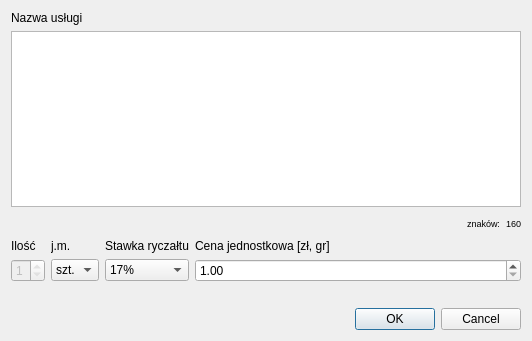
<?xml version="1.0" encoding="UTF-8"?>
<ui version="4.0">
 <class>Dialog</class>
 <widget class="QDialog" name="Dialog">
  <property name="geometry">
   <rect>
    <x>0</x>
    <y>0</y>
    <width>532</width>
    <height>341</height>
   </rect>
  </property>
  <property name="windowTitle">
   <string>Dialog</string>
  </property>
  <layout class="QGridLayout" name="gridLayout_3">
   <item row="0" column="0">
    <layout class="QGridLayout" name="gridLayout_2">
     <item row="0" column="0">
      <layout class="QVBoxLayout" name="verticalLayout">
       <item>
        <widget class="QLabel" name="label">
         <property name="sizePolicy">
          <sizepolicy hsizetype="Preferred" vsizetype="Minimum">
           <horstretch>0</horstretch>
           <verstretch>0</verstretch>
          </sizepolicy>
         </property>
         <property name="text">
          <string>Nazwa usługi</string>
         </property>
        </widget>
       </item>
       <item>
        <widget class="QPlainTextEdit" name="serviceEdit">
         <property name="sizePolicy">
          <sizepolicy hsizetype="Expanding" vsizetype="Minimum">
           <horstretch>0</horstretch>
           <verstretch>0</verstretch>
          </sizepolicy>
         </property>
         <property name="minimumSize">
          <size>
           <width>0</width>
           <height>107</height>
          </size>
         </property>
        </widget>
       </item>
       <item>
        <layout class="QVBoxLayout" name="verticalLayout_2">
         <item>
          <layout class="QHBoxLayout" name="horizontalLayout_3">
           <item>
            <spacer name="horizontalSpacer">
             <property name="orientation">
              <enum>Qt::Horizontal</enum>
             </property>
             <property name="sizeHint" stdset="0">
              <size>
               <width>40</width>
               <height>20</height>
              </size>
             </property>
            </spacer>
           </item>
           <item>
            <widget class="QLabel" name="label_6">
             <property name="font">
              <font>
               <pointsize>7</pointsize>
              </font>
             </property>
             <property name="text">
              <string>znaków:</string>
             </property>
            </widget>
           </item>
           <item>
            <widget class="QLabel" name="char_limit">
             <property name="font">
              <font>
               <pointsize>7</pointsize>
              </font>
             </property>
             <property name="text">
              <string>160</string>
             </property>
            </widget>
           </item>
          </layout>
         </item>
        </layout>
       </item>
       <item>
        <layout class="QGridLayout" name="gridLayout">
         <item row="4" column="0">
          <widget class="QSpinBox" name="volumeBox">
           <property name="enabled">
            <bool>false</bool>
           </property>
           <property name="minimum">
            <number>1</number>
           </property>
           <property name="maximum">
            <number>1</number>
           </property>
          </widget>
         </item>
         <item row="2" column="0">
          <widget class="QLabel" name="label_2">
           <property name="text">
            <string>Ilość</string>
           </property>
          </widget>
         </item>
         <item row="2" column="1">
          <widget class="QLabel" name="label_3">
           <property name="text">
            <string>j.m.</string>
           </property>
          </widget>
         </item>
         <item row="2" column="3">
          <widget class="QLabel" name="label_4">
           <property name="text">
            <string>Cena jednostkowa [zł, gr]</string>
           </property>
          </widget>
         </item>
         <item row="6" column="3">
          <widget class="QDialogButtonBox" name="buttonBox">
           <property name="standardButtons">
            <set>QDialogButtonBox::Cancel|QDialogButtonBox::Ok</set>
           </property>
          </widget>
         </item>
         <item row="5" column="3">
          <spacer name="horizontalSpacer_2">
           <property name="orientation">
            <enum>Qt::Horizontal</enum>
           </property>
           <property name="sizeHint" stdset="0">
            <size>
             <width>40</width>
             <height>20</height>
            </size>
           </property>
          </spacer>
         </item>
         <item row="4" column="1">
          <widget class="QComboBox" name="measureBox">
           <item>
            <property name="text">
             <string>szt.</string>
            </property>
           </item>
          </widget>
         </item>
         <item row="4" column="3">
          <widget class="QDoubleSpinBox" name="amountBox">
           <property name="minimum">
            <double>1.000000000000000</double>
           </property>
           <property name="maximum">
            <double>99999.990000000005239</double>
           </property>
          </widget>
         </item>
         <item row="4" column="2">
          <widget class="QComboBox" name="percentageBox">
           <item>
            <property name="text">
             <string>17%</string>
            </property>
           </item>
           <item>
            <property name="text">
             <string>15%</string>
            </property>
           </item>
           <item>
            <property name="text">
             <string>14%</string>
            </property>
           </item>
           <item>
            <property name="text">
             <string>12,5%</string>
            </property>
           </item>
           <item>
            <property name="text">
             <string>12%</string>
            </property>
           </item>
           <item>
            <property name="text">
             <string>10%</string>
            </property>
           </item>
           <item>
            <property name="text">
             <string>8,5%</string>
            </property>
           </item>
           <item>
            <property name="text">
             <string>5,5%</string>
            </property>
           </item>
           <item>
            <property name="text">
             <string>3%</string>
            </property>
           </item>
          </widget>
         </item>
         <item row="2" column="2">
          <widget class="QLabel" name="label_5">
           <property name="text">
            <string>Stawka ryczałtu</string>
           </property>
          </widget>
         </item>
        </layout>
       </item>
      </layout>
     </item>
    </layout>
   </item>
  </layout>
 </widget>
 <resources/>
 <connections/>
</ui>
